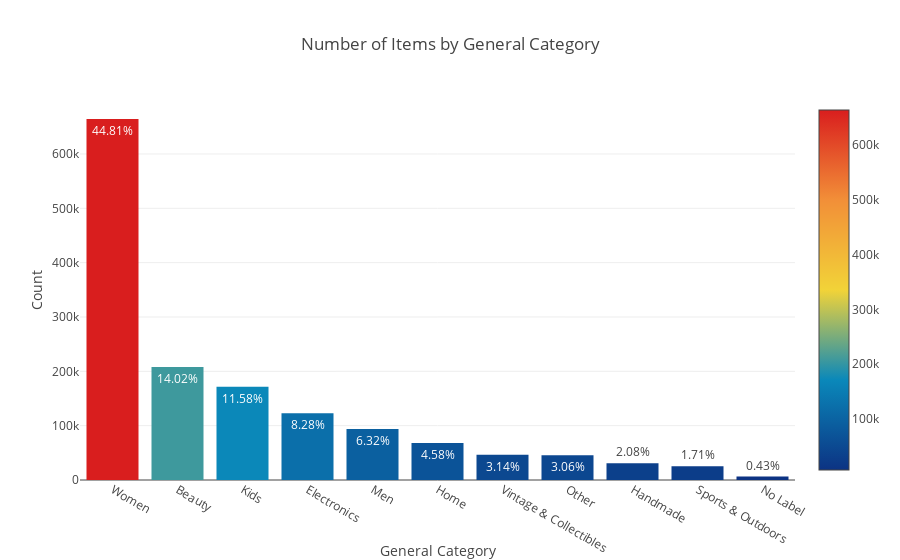

Source (notebook cell):
### Code cell
x = train['general_cat'].value_counts().index.values.astype('str')
y = train['general_cat'].value_counts().values
pct = [("%.2f"%(v*100))+"%"for v in (y/len(train))][:15]
trace1 = go.Bar(x=x, y=y, text=pct,
                marker=dict(
                color = y,colorscale='Portland',showscale=True,
                reversescale = False
                ))
layout = dict(title= 'Number of Items by General Category',
              yaxis = dict(title='Count'),
              xaxis = dict(title='General Category'))
fig=dict(data=[trace1], layout=layout)
py.iplot(fig)

### Figure 1 — Plotly figure (JSON) as saved in the notebook; plotly's stock layout.template omitted (floating-point values rounded to 4 significant figures)
{"data": [{"marker": {"color": [664385, 207828, 171689, 122690, 93680, 67871, 46530, 45351, 30842, 25342, 6327], "colorscale": "Portland", "reversescale": false, "showscale": true}, "text": ["44.81%", "14.02%", "11.58%", "8.28%", "6.32%", "4.58%", "3.14%", "3.06%", "2.08%", "1.71%", "0.43%"], "type": "bar", "x": ["Women", "Beauty", "Kids", "Electronics", "Men", "Home", "Vintage & Collectibles", "Other", "Handmade", "Sports & Outdoors", "No Label"], "y": [664385, 207828, 171689, 122690, 93680, 67871, 46530, 45351, 30842, 25342, 6327]}], "layout": {"title": "Number of Items by General Category", "xaxis": {"title": "General Category"}, "yaxis": {"title": "Count"}}}
